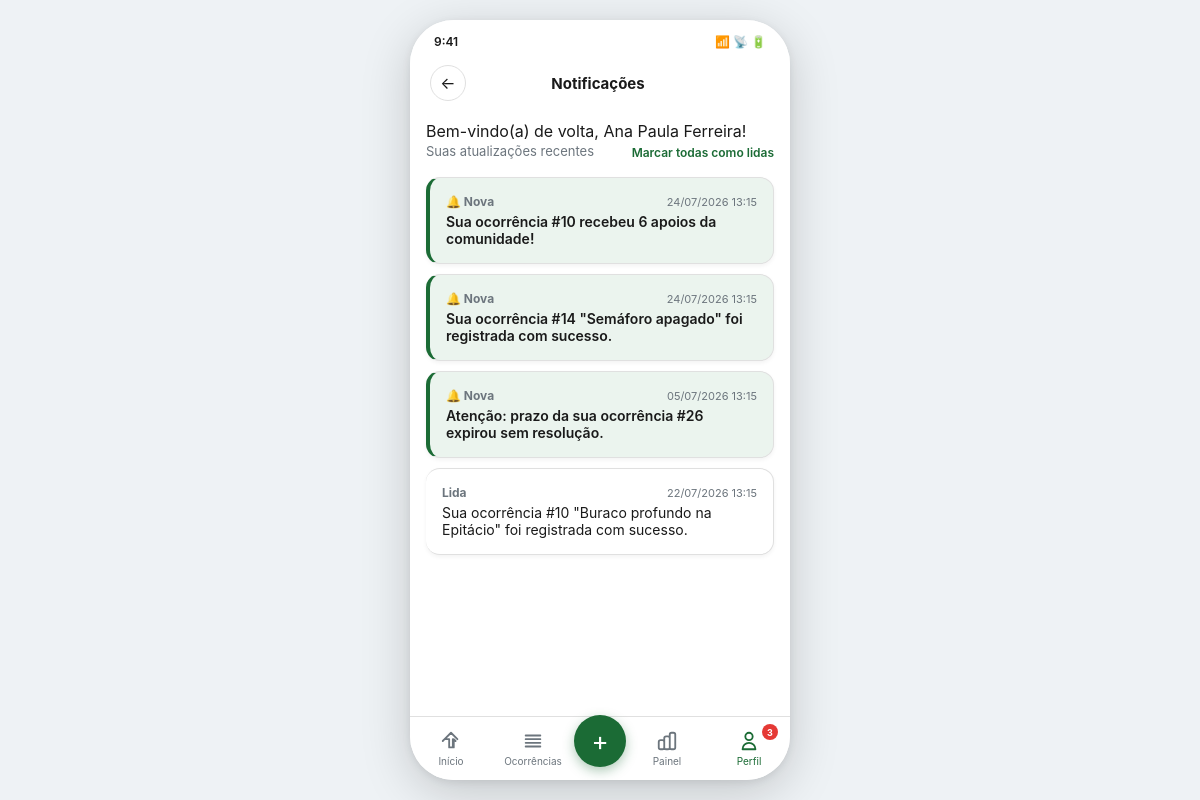
/?page=notificacoes (signed in), run on the app's committed database.
### tables this page shows
CREATE TABLE IF NOT EXISTS notificacoes (
    id INT AUTO_INCREMENT PRIMARY KEY,
    usuario_id INT NOT NULL,
    ocorrencia_id INT NULL,
    mensagem TEXT NOT NULL,
    tipo VARCHAR(50) NOT NULL DEFAULT 'status',
    visualizada TINYINT(1) DEFAULT 0,
    data TIMESTAMP DEFAULT CURRENT_TIMESTAMP,
    FOREIGN KEY (usuario_id) REFERENCES usuarios(id) ON DELETE CASCADE,
    FOREIGN KEY (ocorrencia_id) REFERENCES ocorrencias(id) ON DELETE CASCADE
);

### controllers/NotificacaoController.php (called while the page is built, shortened)
<?php
require_once __DIR__ . '/../models/Notificacao.php';
class NotificacaoController {
    private Notificacao $notificacaoModel;
    public function __construct() {
        $this->notificacaoModel = new Notificacao(Database::getInstance());
    }
    public function index(): void {
        $idUsuario = $_SESSION['user_id'];
        $notificacoes = $this->notificacaoModel->findByUsuario($idUsuario);
        require_once __DIR__ . '/../views/notificacoes/index.php';
    }
}

### config/config.php (called while the page is built, shortened)
<?php
require_once __DIR__ . '/db.php';
function getFlash(): ?array {
    if (isset($_SESSION['flash'])) {
        $mensagemFlash = $_SESSION['flash'];
        return $mensagemFlash;
    }
    return null;
}
function sanitize(string $dados): string {
    return htmlspecialchars(trim($dados), ENT_QUOTES, 'UTF-8');
}

### config/db.php (called while the page is built, shortened)
<?php
class Database {
    private static ?PDO $instancia = null;
    public static function getInstance(): PDO {
        if (self::$instancia === null) {
            try {
                $dsn = "mysql:host=" . DB_HOST . ";dbname=" . DB_NAME . ";charset=utf8mb4";
                $opcoes = [
                    PDO::ATTR_ERRMODE => PDO::ERRMODE_EXCEPTION,
                    PDO::ATTR_DEFAULT_FETCH_MODE => PDO::FETCH_ASSOC,
                    PDO::ATTR_EMULATE_PREPARES => false,
                    PDO::MYSQL_ATTR_INIT_COMMAND => "SET NAMES utf8mb4",
                ];
                self::$instancia = new PDO($dsn, DB_USER, DB_PASS, $opcoes);
            } catch (PDOException $e) {
                die("Erro na conexão com o banco de dados: " . $e->getMessage());
            }
        }
        return self::$instancia;
    }
}

### models/Notificacao.php (called while the page is built, shortened)
<?php
class Notificacao {
    private PDO $db;
    public function __construct(PDO $db) {
        $this->db = $db;
    }
    public function findByUsuario(int $idUsuario): array {
        $query = "SELECT * FROM notificacoes WHERE usuario_id = :u_id ORDER BY visualizada ASC, data DESC";
        $consulta = $this->db->prepare($query);
        $consulta->execute([':u_id' => $idUsuario]);
        return $consulta->fetchAll();
    }
}

### views/notificacoes/index.php (the view, shortened to what this page needs)
<?php
require_once __DIR__ . '/../layout/header.php';
$flash = getFlash();
?>
<div class="top-bar">
    <a href="?page=home" class="btn-icon">←</a>
    <span class="top-bar-title">Notificações</span>
</div>
<div class="content">
    <?php if ($flash): ?>
        <div class="flash-message flash-<?= sanitize($flash['type']) ?>">
            <span><?= sanitize($flash['message']) ?></span>
        </div>
    <?php endif; ?>
    <div style="display:flex; justify-content:space-between; align-items:center; margin-bottom: 16px;">
        <span style="font-size: 13px; color: var(--text-muted);">Suas atualizações recentes</span>
        <?php if (!empty($notificacoes)): ?>
            <form action="?page=notificacoes/marcar-todas" method="POST" style="margin: 0;">
                <button type="submit" style="background:none; border:none; color:var(--green); font-size:12px; font-weight:600; cursor:pointer;">
                    Marcar todas como lidas
                </button>
            </form>
        <?php endif; ?>
    </div>
    <?php if (empty($notificacoes)): ?>
        <div class="card" style="text-align: center; padding: 32px 16px; color: var(--text-muted);">
            <div style="font-size: 36px; margin-bottom: 8px;">🔔</div>
            <p style="font-size: 15px; font-weight: 600;">Nenhuma notificação</p>
            <p style="font-size: 13px; margin-top: 4px;">Você está em dia com todas as atualizações.</p>
        </div>
    <?php else: ?>
        <?php foreach ($notificacoes as $n): ?>
            <a href="?page=notificacoes/marcar-lida&id=<?= $n['id'] ?><?= $n['ocorrencia_id'] ? '&ocorrencia_id='.$n['ocorrencia_id'] : '' ?>"
               class="card"
               style="display: block; text-decoration: none; color: inherit; margin-bottom: 10px; border-left: 4px solid <?= $n['visualizada'] ? 'var(--gray-300)' : 'var(--green)' ?>; background: <?= $n['visualizada'] ? '#fff' : 'var(--green-bg)' ?>;">
                <div style="display:flex; justify-content:space-between; align-items:center; margin-bottom: 4px;">
                    <span style="font-size: 12px; font-weight: 700; color: var(--text-muted);">
                        <?= $n['visualizada'] ? 'Lida' : '🔔 Nova' ?>
                    </span>
                    <span style="font-size: 11px; color: var(--text-muted);"><?= date('d/m/Y H:i', strtotime($n['data'])) ?></span>
                </div>
                <div style="font-size: 14px; font-weight: <?= $n['visualizada'] ? '400' : '600' ?>; color: var(--text);">
                    <?= sanitize($n['mensagem']) ?>
                </div>
            </a>
        <?php endforeach; ?>
    <?php endif; ?>
</div>
<?php
require_once __DIR__ . '/../layout/nav.php';
require_once __DIR__ . '/../layout/footer.php';
?>

### public/css/style.css (style rules this page uses)
:root { --green: #1B6B35; --green-light: #2E8B4A; --green-bg: #EBF4EE; --green-text: #155228; --orange: #F57C00; --orange-bg: #FFF3E0; --blue: #1565C0; --blue-bg: #E3F0FF; --gray-50: #F8F9FA; --gray-100: #F1F3F5; --gray-200: #E9ECEF; --gray-400: #ADB5BD; --gray-600: #6C757D; --gray-800: #343A40; --border: #E0E0E0; --text: #1A1A1A; --text-muted: #6C757D; --font-family: -apple-system, BlinkMacSystemFont, 'Segoe UI', Roboto, Helvetica, Arial, sans-serif; --shadow-sm: 0 2px 4px rgba(0,0,0,0.05); --shadow-md: 0 8px 40px rgba(0,0,0,0.14); }
* { box-sizing: border-box; margin: 0; padding: 0; font-family: var(--font-family); -webkit-tap-highlight-color: transparent; }
body { background: #eef2f5; color: var(--text); display: flex; justify-content: center; align-items: center; min-height: 100vh; padding: 20px 0; overflow: hidden; }
.screen-body, .content { flex: 1; overflow-y: auto; -webkit-overflow-scrolling: touch; display: flex; flex-direction: column; justify-content: flex-start; padding: 12px 16px 24px; }
.top-bar { display: flex; align-items: center; justify-content: space-between; padding: 14px 20px 8px; background: #fff; flex-shrink: 0; }
.top-bar-title { font-size: 17px; font-weight: 800; color: var(--text); }
.btn-icon { width: 36px; height: 36px; border-radius: 50%; border: 1px solid var(--border); display: flex; align-items: center; justify-content: center; color: var(--text); text-decoration: none; font-size: 16px; background: #fff; }
.card { background: #fff; border: 1px solid var(--border); border-radius: 14px; padding: 16px; box-shadow: var(--shadow-sm); display: flex; flex-direction: column; gap: 8px; text-decoration: none; color: inherit; transition: transform 0.15s ease, box-shadow 0.15s ease; margin-bottom: 10px; }
.top-bar { display: flex; justify-content: space-between; align-items: center; padding: 12px 20px 8px; background: #fff; }
.top-bar-title { font-size: 15px; font-weight: 700; color: var(--text); }

### data on the page
notificacoes: visualizada "🔔 Nova", data "24/07/2026 13:15", mensagem "Sua ocorrência #10 recebeu 6 apoios da comunidade!"
notificacoes: visualizada "🔔 Nova", data "24/07/2026 13:15", mensagem "Sua ocorrência #14 \"Semáforo apagado\" foi registrada com sucesso."
notificacoes: visualizada "🔔 Nova", data "05/07/2026 13:15", mensagem "Atenção: prazo da sua ocorrência #26 expirou sem resolução."
notificacoes: visualizada "Lida", data "22/07/2026 13:15", mensagem "Sua ocorrência #10 \"Buraco profundo na Epitácio\" foi registrada com sucesso."

### other printed values
$flash['message'] "Bem-vindo(a) de volta, Ana Paula Ferreira!"
$unreadNotifsCount "3"
